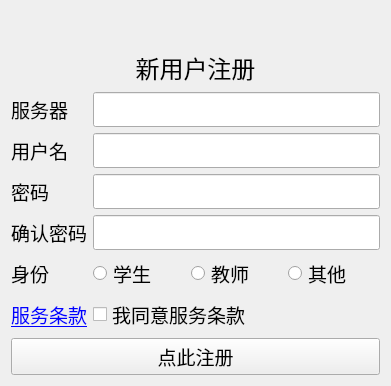
<?xml version="1.0" encoding="UTF-8"?>
<ui version="4.0">
 <class>RegisterWindow</class>
 <widget class="QWidget" name="RegisterWindow">
  <property name="geometry">
   <rect>
    <x>0</x>
    <y>0</y>
    <width>391</width>
    <height>386</height>
   </rect>
  </property>
  <property name="minimumSize">
   <size>
    <width>391</width>
    <height>338</height>
   </size>
  </property>
  <property name="windowTitle">
   <string>注册</string>
  </property>
  <layout class="QVBoxLayout" name="verticalLayout_2">
   <item>
    <widget class="QLabel" name="piculatorLogoLable">
     <property name="sizePolicy">
      <sizepolicy hsizetype="Preferred" vsizetype="Expanding">
       <horstretch>0</horstretch>
       <verstretch>0</verstretch>
      </sizepolicy>
     </property>
     <property name="text">
      <string/>
     </property>
    </widget>
   </item>
   <item>
    <widget class="QLabel" name="label">
     <property name="font">
      <font>
       <family>黑体</family>
       <pointsize>18</pointsize>
      </font>
     </property>
     <property name="text">
      <string>新用户注册</string>
     </property>
     <property name="alignment">
      <set>Qt::AlignCenter</set>
     </property>
     <property name="margin">
      <number>-2</number>
     </property>
    </widget>
   </item>
   <item>
    <layout class="QFormLayout" name="formLayout">
     <item row="1" column="0">
      <widget class="QLabel" name="usernameLabel">
       <property name="font">
        <font>
         <family>黑体</family>
         <pointsize>14</pointsize>
        </font>
       </property>
       <property name="text">
        <string>用户名</string>
       </property>
      </widget>
     </item>
     <item row="1" column="1">
      <widget class="QLineEdit" name="usernameLineEdit">
       <property name="font">
        <font>
         <family>黑体</family>
         <pointsize>14</pointsize>
        </font>
       </property>
      </widget>
     </item>
     <item row="2" column="0">
      <widget class="QLabel" name="passwordLabel">
       <property name="font">
        <font>
         <family>黑体</family>
         <pointsize>14</pointsize>
        </font>
       </property>
       <property name="text">
        <string>密码</string>
       </property>
      </widget>
     </item>
     <item row="2" column="1">
      <widget class="QLineEdit" name="passwordLineEdit">
       <property name="font">
        <font>
         <family>黑体</family>
         <pointsize>14</pointsize>
        </font>
       </property>
       <property name="toolTip">
        <string>1</string>
       </property>
       <property name="echoMode">
        <enum>QLineEdit::Password</enum>
       </property>
      </widget>
     </item>
     <item row="3" column="0">
      <widget class="QLabel" name="rePasswordLabel">
       <property name="font">
        <font>
         <family>黑体</family>
         <pointsize>14</pointsize>
        </font>
       </property>
       <property name="text">
        <string>确认密码</string>
       </property>
      </widget>
     </item>
     <item row="3" column="1">
      <widget class="QLineEdit" name="rePasswordLineEdit">
       <property name="font">
        <font>
         <family>黑体</family>
         <pointsize>14</pointsize>
        </font>
       </property>
       <property name="echoMode">
        <enum>QLineEdit::Password</enum>
       </property>
      </widget>
     </item>
     <item row="4" column="0">
      <widget class="QLabel" name="identityLabel">
       <property name="font">
        <font>
         <family>黑体</family>
         <pointsize>14</pointsize>
        </font>
       </property>
       <property name="text">
        <string>身份</string>
       </property>
      </widget>
     </item>
     <item row="4" column="1">
      <layout class="QHBoxLayout" name="horizontalLayout_2">
       <item>
        <widget class="QRadioButton" name="studentRadioButton">
         <property name="font">
          <font>
           <family>黑体</family>
           <pointsize>14</pointsize>
          </font>
         </property>
         <property name="text">
          <string>学生</string>
         </property>
        </widget>
       </item>
       <item>
        <widget class="QRadioButton" name="teacherRadioButton">
         <property name="font">
          <font>
           <family>黑体</family>
           <pointsize>14</pointsize>
          </font>
         </property>
         <property name="text">
          <string>教师</string>
         </property>
        </widget>
       </item>
       <item>
        <widget class="QRadioButton" name="otherRadioButton">
         <property name="font">
          <font>
           <family>黑体</family>
           <pointsize>14</pointsize>
          </font>
         </property>
         <property name="text">
          <string>其他</string>
         </property>
        </widget>
       </item>
      </layout>
     </item>
     <item row="5" column="0">
      <widget class="QLabel" name="serviceItemLabel">
       <property name="font">
        <font>
         <family>黑体</family>
         <pointsize>14</pointsize>
        </font>
       </property>
       <property name="text">
        <string>&lt;a href=&quot;www.sunlightdata.site:5000/service_item&quot;&gt;服务条款&lt;/a&gt;</string>
       </property>
      </widget>
     </item>
     <item row="5" column="1">
      <widget class="QCheckBox" name="serviceItemCheckBox">
       <property name="font">
        <font>
         <family>黑体</family>
         <pointsize>14</pointsize>
        </font>
       </property>
       <property name="text">
        <string>我同意服务条款</string>
       </property>
      </widget>
     </item>
     <item row="0" column="0">
      <widget class="QLabel" name="labelForServer">
       <property name="font">
        <font>
         <family>黑体</family>
         <pointsize>14</pointsize>
        </font>
       </property>
       <property name="text">
        <string>服务器</string>
       </property>
      </widget>
     </item>
     <item row="0" column="1">
      <widget class="QLineEdit" name="serverLineEdit">
       <property name="font">
        <font>
         <family>黑体</family>
         <pointsize>14</pointsize>
        </font>
       </property>
      </widget>
     </item>
    </layout>
   </item>
   <item>
    <layout class="QHBoxLayout" name="horizontalLayout">
     <item>
      <widget class="QPushButton" name="registerButton">
       <property name="font">
        <font>
         <family>黑体</family>
         <pointsize>14</pointsize>
        </font>
       </property>
       <property name="text">
        <string>点此注册</string>
       </property>
      </widget>
     </item>
    </layout>
   </item>
  </layout>
 </widget>
 <resources/>
 <connections/>
</ui>
